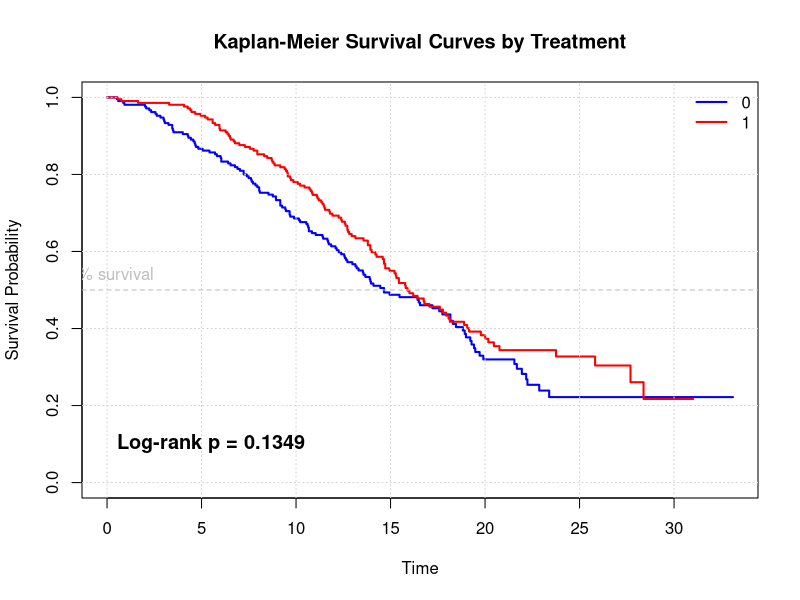

This chart was generated by the following R code:
# Set working directory to the DeGramont folder
setwd("/Users/jean-christophechiem/Documents/Helshi_jc/DeGramont")

# Reset graphics parameters
graphics.off()
par(mfrow = c(1, 1), mar = c(5, 4, 4, 2) + 0.1)

# Read data.csv from the current folder
data <- read.csv("data.csv")

# Display basic information about the dataset
cat("Dataset dimensions:", nrow(data), "rows,", ncol(data), "columns\n")
cat("Column names:\n")
print(names(data))

# Display first few rows
cat("\nFirst 6 rows:\n")
print(head(data))

# Display summary statistics
cat("\nSummary statistics:\n")
print(summary(data))

# Install and load survival analysis packages
# Set repository to use binary packages for macOS
options(repos = c(CRAN = "https://cran.rstudio.com/"))

if (!require(survival, quietly = TRUE)) {
  install.packages("survival", type = "binary")
  library(survival)
}

# For now, let's use just the survival package for basic plotting
# We can add survminer later if needed

# Create survival object
surv_obj <- Surv(time = data$surv, event = data$survind)

# Fit Kaplan-Meier survival curve stratified by treatment
km_fit <- survfit(surv_obj ~ treat, data = data)

# Print survival summary by treatment
cat("\nSurvival Summary by Treatment:\n")
print(summary(km_fit))

# Log-rank test to compare survival curves
logrank_test <- survdiff(surv_obj ~ treat, data = data)
cat("\nLog-rank test comparing treatments:\n")
print(logrank_test)

# Extract and display key statistics from log-rank test
chisq_stat <- logrank_test$chisq
p_value <- 1 - pchisq(logrank_test$chisq, df = length(logrank_test$n) - 1)
df <- length(logrank_test$n) - 1

cat("\n=== LOG-RANK TEST RESULTS ===\n")
cat("Chi-square statistic:", round(chisq_stat, 4), "\n")
cat("Degrees of freedom:", df, "\n")
cat("P-value:", round(p_value, 6), "\n")

if (p_value < 0.001) {
  cat("Significance: Highly significant (p < 0.001)\n")
} else if (p_value < 0.01) {
  cat("Significance: Very significant (p < 0.01)\n")
} else if (p_value < 0.05) {
  cat("Significance: Significant (p < 0.05)\n")
} else {
  cat("Significance: Not significant (p >= 0.05)\n")
}

cat("Interpretation: ")
if (p_value < 0.05) {
  cat("There IS a statistically significant difference between treatment groups.\n")
} else {
  cat("There is NO statistically significant difference between treatment groups.\n")
}
cat("==============================\n")

# Plot survival curves by treatment
plot(km_fit, 
     main = "Kaplan-Meier Survival Curves by Treatment",
     xlab = "Time",
     ylab = "Survival Probability",
     col = c("blue", "red"),
     lwd = 2,
     conf.int = FALSE)

# Add grid for better readability
grid()

# Get treatment group names
treatment_names <- names(km_fit$strata)
treatment_labels <- gsub("treat=", "", treatment_names)

# Add legend
legend("topright", 
       legend = treatment_labels,
       col = c("blue", "red"),
       lwd = 2,
       bty = "n")

# Add log-rank test p-value to the plot
p_value <- 1 - pchisq(logrank_test$chisq, df = length(logrank_test$n) - 1)
if (p_value < 0.001) {
  p_text <- "Log-rank p < 0.001"
} else {
  p_text <- paste("Log-rank p =", round(p_value, 4))
}

# Add p-value text to bottom left of plot
text(x = 0, y = 0.1, labels = p_text, 
     pos = 4, cex = 1.2, font = 2, 
     col = ifelse(p_value < 0.05, "red", "black"))

# Add median survival lines if available
medians <- summary(km_fit)$table[, "median"]
if (any(!is.na(medians))) {
  abline(h = 0.5, col = "gray", lty = 2)
  text(0, 0.5, "50% survival", pos = 3, col = "gray")
}

# Print numbers at risk in console
cat("\nNumbers at Risk:\n")
cat("Time points: 0, 25%, 50%, 75%, 100% of follow-up\n")
time_points <- c(0, quantile(km_fit$time, c(0.25, 0.5, 0.75)), max(km_fit$time))
time_points <- round(time_points)

group_names <- gsub("treat=", "", names(km_fit$strata))

for (i in 1:length(group_names)) {
  if (i == 1) {
    group_indices <- 1:km_fit$strata[1]
  } else {
    group_indices <- (km_fit$strata[1] + 1):sum(km_fit$strata[1:2])
  }
  
  group_times <- km_fit$time[group_indices]
  group_n_risk <- km_fit$n.risk[group_indices]
  
  risk_numbers <- sapply(time_points, function(t) {
    if (t == 0) return(max(group_n_risk))
    valid_indices <- which(group_times <= t)
    if (length(valid_indices) > 0) {
      return(group_n_risk[max(valid_indices)])
    } else {
      return(max(group_n_risk))
    }
  })
  
  cat(group_names[i], ":", paste(risk_numbers, collapse = "  "), "\n")
}
